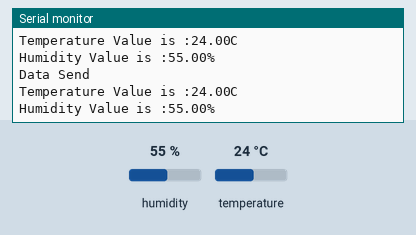
Simulated run of this sketch. Board: ESP8266 (NodeMCU). Parts: the last lines printed to the serial monitor. Inputs (shaded band) come from the test bench; at power-on: humidity 55 %, temperature 24 °C. WiFi joins after 1.5 s; servers stay silent unless stated; web services answer with replies made up by the test bench.

Above: at 3.5 s.
3.6 s: humidity set to 22 %
At 5.9 s:
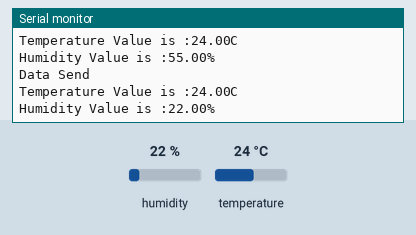
6.8 s: temperature set to 12 °C
At 8.6 s:
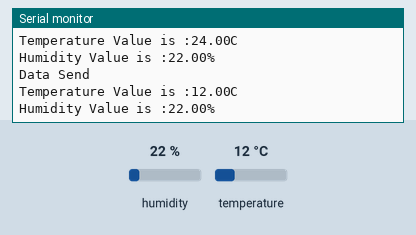
10.0 s: humidity set to 40 %
At 11.0 s:
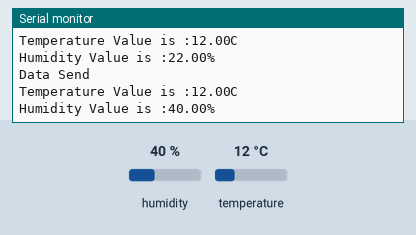
Timing chart, 0 to 13.0 s (numbered marks = the images above; inputs shaded):
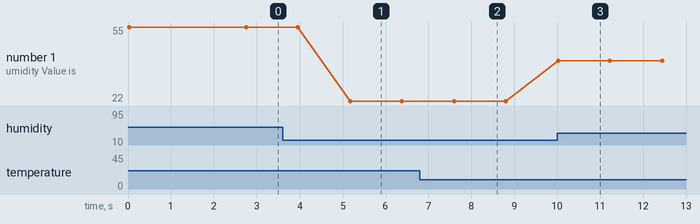

Measured:
- after the input at 3.6 s, the serial monitor: prints a new line after 1.6 s (image 1)
- after the input at 6.8 s, the serial monitor: prints a new line after 0.80 s (image 2)
- after the input at 10.0 s, the serial monitor: prints a new line at once (image 3)
- plotted number 1: 55 → 22 after the input at 3.6 s, 22 → 40 after the input at 10.0 s

The sketch:

dht11thing.ino
```cpp
#include<Arduino.h>
#include <DHT.h>
#include <ESP8266WiFi.h>
#include <ESP8266WiFiMulti.h>
#include <ESP8266HTTPClient.h>

#define DHTPIN D2
#define DHTTYPE DHT11
DHT dht(DHTPIN, DHTTYPE);
float temperature, humidity;
ESP8266WiFiMulti WiFiMulti;

void setup() {
  // put your setup code here, to run once:
 dht.begin();
 Serial.begin(115200);
   WiFiMulti.addAP("Nadata", "");
}

void loop() {
  // put your main code here, to run repeatedly:
  temperature = dht.readTemperature();
  humidity = dht.readHumidity();
  Serial.print("Temperature Value is :");
  Serial.print(temperature);
  Serial.println("C");
  Serial.print("Humidity Value is :");
  Serial.print(humidity);
  Serial.println("%");
  delay(1000);
   if((WiFiMulti.run() == WL_CONNECTED)) {

        HTTPClient http;
        http.begin("http://api.thingspeak.com/update?api_key=APIKEY&field1="+String(temperature)+"&field2="+String(humidity));
        if(http.GET()==HTTP_CODE_OK)
        {
          Serial.println("Data Send");
        }
        http.end();
        }
}
```
